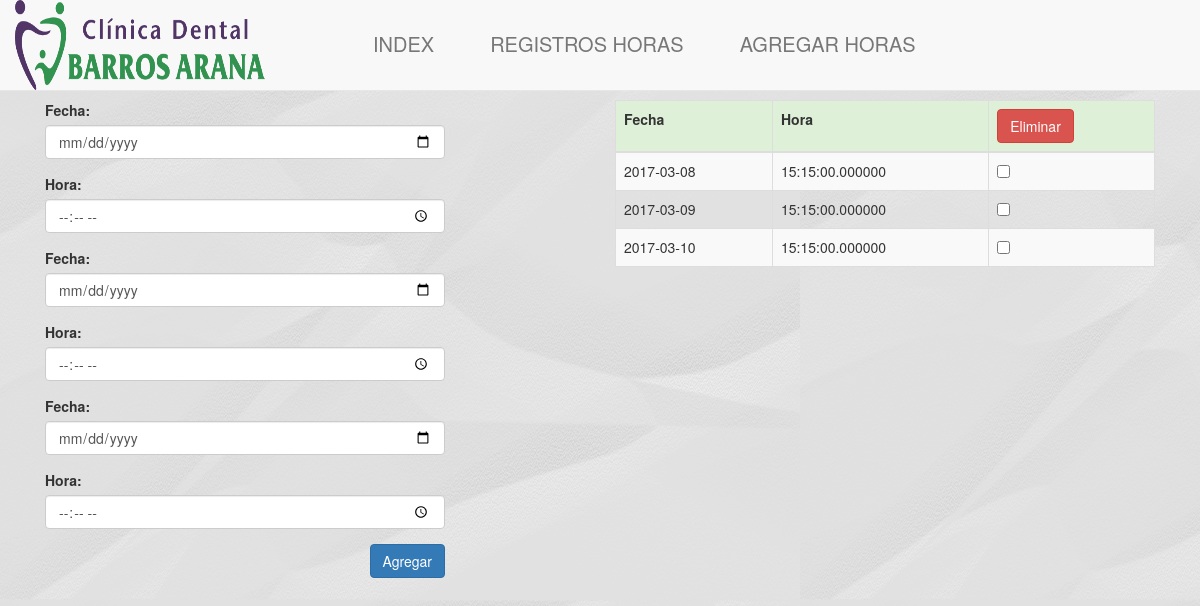
/agregarhoras.php, run on the app's committed database.
### agregarhoras.php (the view, shortened to what this page needs)
<?php
$link = mysqli_connect("localhost", "root", "","horas") or die("Error " . mysqli_error($link));
	$query4='select * from `fechas libres`';
$resulta=mysqli_query($link,$query4);
 ?>
 <!DOCTYPE html>
 <html lang="en">
 <head>
  	<link rel="stylesheet" href="https://maxcdn.bootstrapcdn.com/bootstrap/3.3.7/css/bootstrap.min.css">
 </head>
 <body background="img/fondo3.jpg">
 <br><br><br><br><br>
     <nav class="navbar navbar-default navbar-fixed-top">
      <div class="container-fluid">
        <div class="navbar-header">
          <IMG alt="brand" SRC="img/log.png" WIDTH=250 HEIGHT=90 >
        </div>
        <div class="collapse navbar-collapse" id="navbar-1">
          <ul class="nav navbar-nav" style="margin-left: 80px;">
          	<li><a href="index.php"><input type="button" class="btn btn-link navbar-btn" value="INDEX" style="font-size: 20px;"></a></li>
            <li><a href="registro.php"><input type="button" class="btn btn-link navbar-btn" value="REGISTROS HORAS" style="font-size: 20px;"></a></li>
            <li><a href="agregarhoras.php"><input type="button" class="btn btn-link navbar-btn" value="AGREGAR HORAS" style="font-size: 20px;"></a></li>
          </ul>
        </div>
      </div>
    </nav>
<div class="container">
	<div class="col-md-6">
		<div style="width: 400px;height: 300px;">
			<form action="" method="post" name="frm" class="form">
				<div class="form-group">
					<label for="">Fecha:</label>
	                <input type="date" name="fecha" class="form-control" required>
				</div>
				<div class="form-group">
	                <label for="">Hora:</label>
	                <input type="time" name="tiempo" class="form-control" required>
				</div>
				<div class="form-group">
	                <label for="">Fecha:</label>
	                <input type="date" name="fecha1" class="form-control" required>
				</div>
				<div class="form-group">
	                <label for="">Hora:</label>
	                <input type="time" name="tiempo1" class="form-control" required>
				</div>
				<div class="form-group">
	                <label for="">Fecha:</label>
	                <input type="date" name="fecha2" class="form-control" required>
				</div>
				<div class="form-group">
	                <label for="">Hora:</label>
	                <input type="time" name="tiempo2" class="form-control" required>
				</div>
				<div class="form-group" align="right" >
	                <input type="submit" value="Agregar" name="Agregar" class="btn btn-primary" />
				</div>
			</form>
		</div>
	</div>
	<div class="col-md-6">
		<div>
			<form action="" method="post" name="frm" class="">
				<table class="table table-striped table-bordered table-hover">
					<tr class="success">
				        <th>Fecha</th>
				        <th>Hora</th>
				        <th><input type="submit" value="Eliminar" name="elim" align=center class="btn btn-danger" /></th>
					</tr>
					<tbody>
				        <?php while ( $row = $resulta->fetch_array() ):     ?>
				            <tr>
				            <td><?php echo $row[1]; ?> </td>
				            <td><?php echo $row[2]; ?> </td>
				            <td><input type="checkbox"  name="id[]" value="<?php echo $row[0] ?>" /></td>
				            </tr>
				       <?php endwhile; ?>
					</tbody>
				</table>
			</form>
		</div>
	</div>
</div>
</body>
</html>

### data on the page
fechas libres: fecha "2017-03-08", hora "15:15:00.000000"
fechas libres: fecha "2017-03-09", hora "15:15:00.000000"
fechas libres: fecha "2017-03-10", hora "15:15:00.000000"
